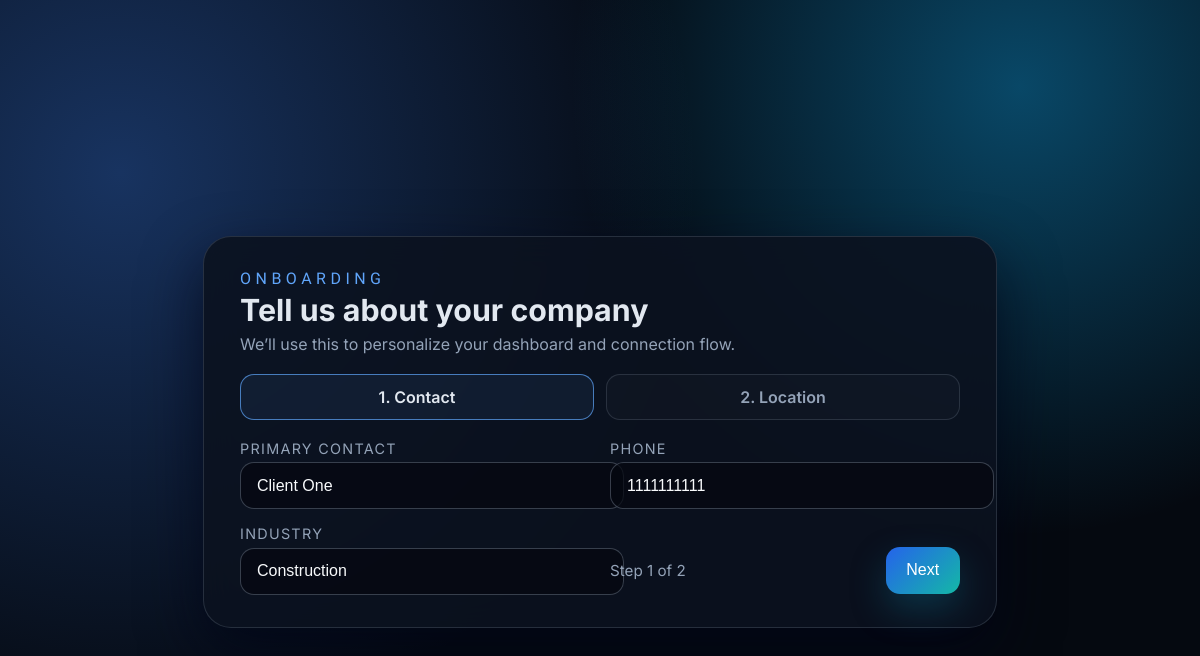
Page /onboarding/client (signed in) on the committed database.
### tables this page shows
CREATE TABLE client_profiles (
                client_id INTEGER PRIMARY KEY,
                contact_name TEXT,
                phone TEXT,
                industry TEXT,
                address_line TEXT,
                city TEXT,
                state TEXT,
                postal_code TEXT,
                created_at INTEGER NOT NULL,
                updated_at INTEGER NOT NULL,
                FOREIGN KEY(client_id) REFERENCES clients(id) ON DELETE CASCADE
            );

### main.py (the view)
@app.get("/onboarding/client", response_class=HTMLResponse)
def onboarding_client(request: Request, step: int = 1, user: User = Depends(require_user)):
    if user.role != "client":
        return RedirectResponse("/", status_code=status.HTTP_303_SEE_OTHER)
    data = request.session.get("client_onboarding") or {}
    clients = list_clients_for_user(user)
    client_profile = get_client_profile(clients[0].id) if clients else None
    return templates.TemplateResponse(
        "onboarding_client.html",
        {"request": request, "user": _sanitize_user(user), "step": step, "data": data, "client_profile": client_profile},
    )

### templates/onboarding_client.html (shortened to what this page needs)
<!DOCTYPE html>
<html lang="en">
  <head>
  </head>
  <body>
    <div class="card">
      <span class="brand">Onboarding</span>
      <h1>Tell us about your company</h1>
      <p>We’ll use this to personalize your dashboard and connection flow.</p>
      <div class="steps">
        <div class="step {% if step == 1 %}active{% endif %}">1. Contact</div>
        <div class="step {% if step == 2 %}active{% endif %}">2. Location</div>
      </div>
      <form method="post" action="/onboarding/client">
        {% if step == 1 %}
        <div>
          <label for="contact_name">Primary contact</label>
          <input id="contact_name" name="contact_name" value="{{ data.contact_name or (client_profile.contact_name if client_profile else '') }}" required />
        </div>
        <div>
          <label for="phone">Phone</label>
          <input id="phone" name="phone" value="{{ data.phone or (client_profile.phone if client_profile else '') }}" />
        </div>
        <div>
          <label for="industry">Industry</label>
          <input id="industry" name="industry" value="{{ data.industry or (client_profile.industry if client_profile else '') }}" />
        </div>
        {% endif %}
        <div class="footer">
          <div class="hint">Step {{ step }} of 2</div>
          <button type="submit">{{ 'Next' if step < 2 else 'Finish setup' }}</button>
        </div>
      </form>
    </div>
  </body>
</html>

### templates/onboarding_client.html (style rules this page uses)
:root { font-family: "Inter", -apple-system, BlinkMacSystemFont, "Segoe UI", sans-serif; color: #e2e8f0; background: #050910; }
body { margin: 0; min-height: 100vh; display: flex; align-items: center; justify-content: center; padding: 2rem; background: radial-gradient(circle at 10% 20%, rgba(59, 130, 246, 0.35), transparent 45%), radial-gradient(circle at 85% 10%, rgba(14, 165, 233, 0.4), transparent 35%), #050910; }
.card { width: 100%; max-width: 720px; background: rgba(12, 18, 32, 0.9); border: 1px solid rgba(148, 163, 184, 0.2); border-radius: 28px; padding: 2rem 2.25rem; box-shadow: 0 25px 60px rgba(2, 6, 23, 0.75); backdrop-filter: blur(16px); }
.brand { font-family: "Rajdhani", "Inter", sans-serif; text-transform: uppercase; letter-spacing: 0.28rem; color: #60a5fa; font-size: 1rem; display: block; margin-bottom: 0.25rem; }
h1 { margin: 0 0 0.35rem; font-size: 1.9rem; }
p { margin: 0 0 1.25rem; color: #94a3b8; }
.steps { display: flex; gap: 0.75rem; margin-bottom: 1.25rem; }
.step { flex: 1; padding: 0.75rem; border-radius: 14px; border: 1px solid rgba(148, 163, 184, 0.2); background: rgba(255, 255, 255, 0.02); text-align: center; font-weight: 600; color: #94a3b8; }
.step.active { border-color: rgba(96, 165, 250, 0.7); color: #e2e8f0; background: rgba(96, 165, 250, 0.08); }
form { display: grid; grid-template-columns: repeat(auto-fit, minmax(240px, 1fr)); gap: 1rem 1.25rem; margin-top: 1rem; }
label { font-size: 0.9rem; text-transform: uppercase; letter-spacing: 0.08rem; color: #94a3b8; display: block; margin-bottom: 0.35rem; }
input, select { width: 100%; border-radius: 14px; border: 1px solid rgba(148, 163, 184, 0.35); padding: 0.85rem 1rem; background: rgba(5, 8, 16, 0.7); color: #f8fafc; font-size: 1rem; }
button { border: none; border-radius: 14px; padding: 0.9rem 1.3rem; font-size: 1rem; cursor: pointer; color: #fff; background: linear-gradient(135deg, #2563eb, #14b8a6); box-shadow: 0 15px 35px rgba(14, 116, 144, 0.35); }
.footer { display: flex; justify-content: space-between; align-items: center; margin-top: 1.25rem; }
.hint { color: #94a3b8; font-size: 0.95rem; }

### rows in the picture
client_profiles: contact_name "Client One", phone "1111111111", industry "Construction"

### other values in the picture
{{ step }} "1"
{{ 'Next' if step < 2 else 'Finish setup' }} "Next"
